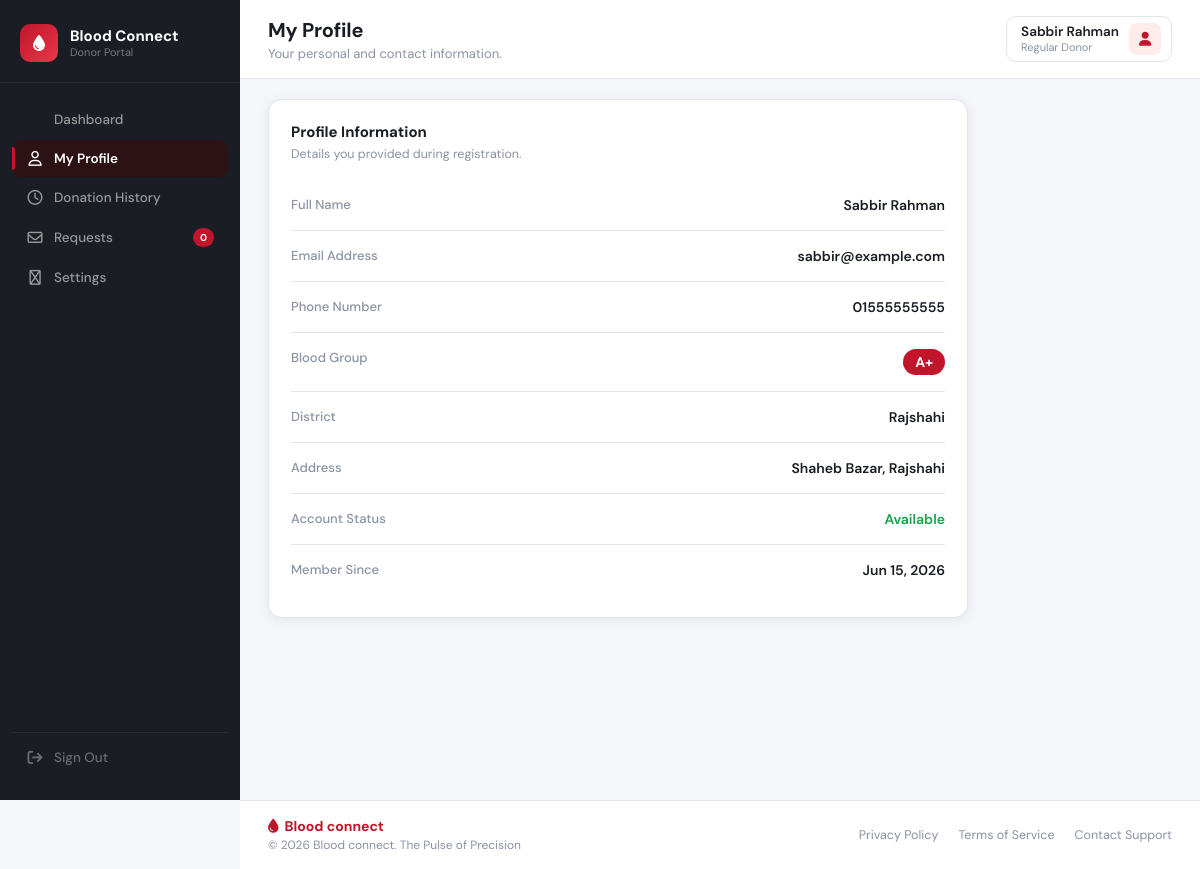
The page /front/donor/donorProfile.php (signed in) on the database as committed earlier.
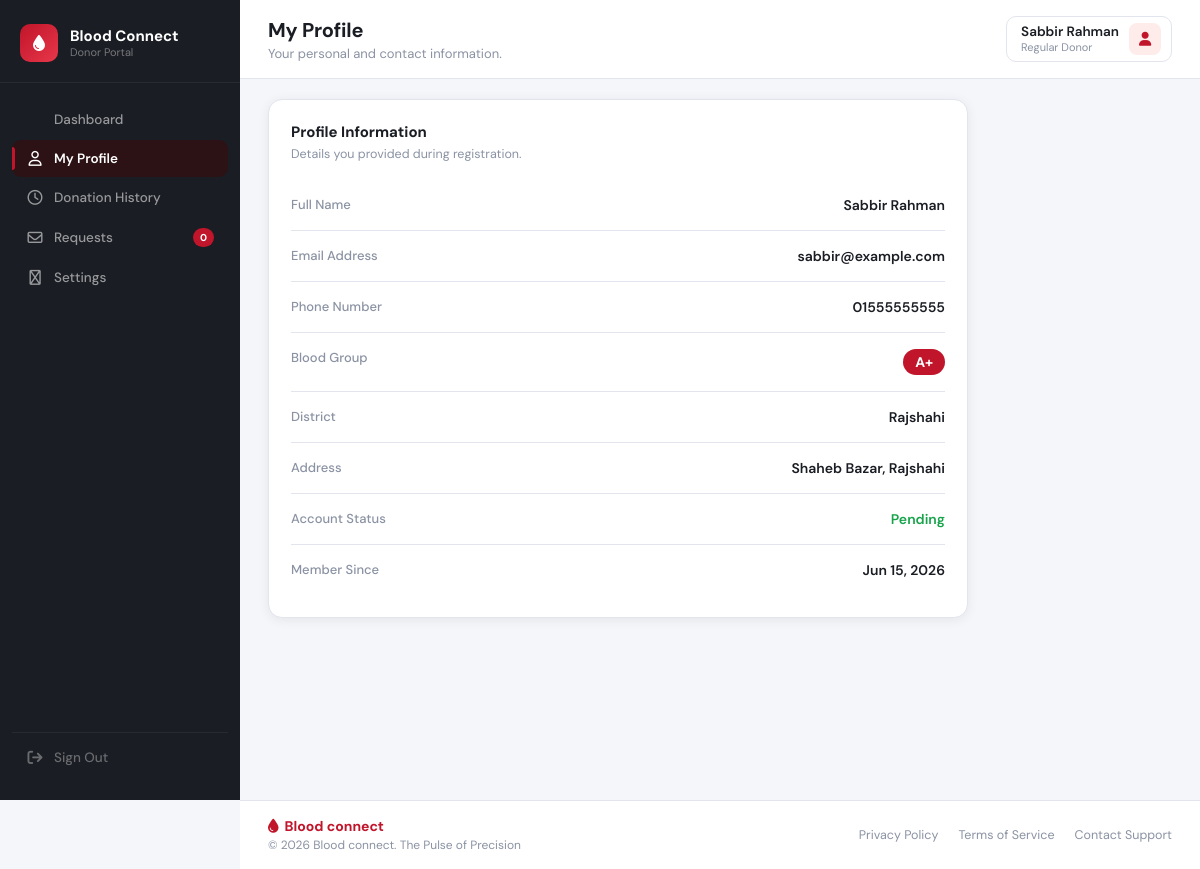
The same page on the database as committed later.
### tables this page shows
CREATE TABLE `donors` (
  `id` int(11) NOT NULL,
  `name` varchar(100) NOT NULL,
  `email` varchar(100) NOT NULL,
  `phone` varchar(20) NOT NULL,
  `blood_group` varchar(5) NOT NULL,
  `district` varchar(50) NOT NULL,
  `address` text DEFAULT NULL,
  `status` enum('pending','verified','rejected','available','unavailable') DEFAULT 'pending',
  `reviewed_at` timestamp NULL DEFAULT NULL,
  `last_donation_date` date DEFAULT NULL,
  `password` varchar(255) NOT NULL,
  `created_at` timestamp NOT NULL DEFAULT current_timestamp()
);

### front/donor/donorProfile.php (the view, shortened to what this page needs)
<?php
require_once '../db.php';
$donorId = $_SESSION['donor_id'];
$stmt = $pdo->prepare("SELECT * FROM donors WHERE id = ?");
$stmt->execute([$donorId]);
$donor = $stmt->fetch();
$stmt = $pdo->prepare("SELECT COUNT(*) FROM blood_requests WHERE status = 'pending' AND blood_group = ? AND district = ?");
$stmt->execute([$donor['blood_group'], $donor['district']]);
$pendingRequestsCount = $stmt->fetchColumn();
?>
<!DOCTYPE html>
<html lang="en">
<head>
  <link rel="stylesheet" href="https://cdnjs.cloudflare.com/ajax/libs/font-awesome/6.5.0/css/all.min.css">
  <link href="donorDashbord.css" rel="stylesheet"/>
</head>
<body>
  <aside class="sidebar">
    <div class="sidebar-logo">
      <span class="logo-icon"><i class="fa-solid fa-droplet"></i></span>
      <div>
        <div class="logo-title">Blood Connect</div>
        <div class="logo-sub">Donor Portal</div>
      </div>
    </div>
    <nav class="sidebar-nav">
      <a href="donorDashboard.php" class="nav-item">
        <i class="fa-solid fa-grid-2"></i> Dashboard
      </a>
      <a href="donorProfile.php" class="nav-item active">
        <i class="fa-regular fa-user"></i> My Profile
      </a>
      <a href="donorRequest.php" class="nav-item">
        <i class="fa-regular fa-clock"></i> Donation History
      </a>
      <a href="donorRequests.php" class="nav-item">
        <i class="fa-regular fa-envelope"></i> Requests
        <span class="badge"><?php echo (int)$pendingRequestsCount; ?></span>
      </a>
      <a href="donorSettings.php" class="nav-item">
        <i class="fa-regular fa-gear"></i> Settings
      </a>
    </nav>
    <a href="logout.php" class="nav-item signout">
      <i class="fa-solid fa-arrow-right-from-bracket"></i> Sign Out
    </a>
  </aside>
  <main class="main">
    <header class="topbar">
      <div>
        <h1 class="page-title">My Profile</h1>
        <p class="page-sub">Your personal and contact information.</p>
      </div>
      <div class="topbar-right">
        <div class="user-chip">
          <div class="user-info">
            <span class="user-name"><?php echo htmlspecialchars($donor['name']); ?></span>
            <span class="user-role">Regular Donor</span>
          </div>
          <div class="avatar"><i class="fa-solid fa-user"></i></div>
        </div>
      </div>
    </header>
    <div class="mid-row" style="grid-template-columns: 1fr;">
      <div class="card profile-card">
        <div class="requests-header">
          <div>
            <div class="card-title">Profile Information</div>
            <div class="card-sub">Details you provided during registration.</div>
          </div>
        </div>
        <div class="profile-row">
          <span class="profile-label">Full Name</span>
          <span class="profile-value"><?php echo htmlspecialchars($donor['name']); ?></span>
        </div>
        <div class="profile-row">
          <span class="profile-label">Email Address</span>
          <span class="profile-value"><?php echo htmlspecialchars($donor['email']); ?></span>
        </div>
        <div class="profile-row">
          <span class="profile-label">Phone Number</span>
          <span class="profile-value"><?php echo htmlspecialchars($donor['phone']); ?></span>
        </div>
        <div class="profile-row">
          <span class="profile-label">Blood Group</span>
          <span class="profile-value"><span class="blood-badge-inline"><?php echo htmlspecialchars($donor['blood_group']); ?></span></span>
        </div>
        <div class="profile-row">
          <span class="profile-label">District</span>
          <span class="profile-value"><?php echo htmlspecialchars($donor['district']); ?></span>
        </div>
        <div class="profile-row">
          <span class="profile-label">Address</span>
          <span class="profile-value"><?php echo htmlspecialchars($donor['address'] ?: '—'); ?></span>
        </div>
        <div class="profile-row">
          <span class="profile-label">Account Status</span>
          <span class="profile-value" style="color: #16A34A; text-transform: capitalize;"><?php echo htmlspecialchars($donor['status']); ?></span>
        </div>
        <div class="profile-row">
          <span class="profile-label">Member Since</span>
          <span class="profile-value"><?php echo date('M d, Y', strtotime($donor['created_at'])); ?></span>
        </div>
      </div>
    </div>
  </main>
  <footer class="site-footer">
    <div class="footer-left">
      <div class="footer-logo">
        <i class="fa-solid fa-droplet"></i> Blood connect
      </div>
      <div class="footer-copy">© <?php echo date('Y'); ?> Blood connect. The Pulse of Precision</div>
    </div>
    <div class="footer-links">
      <a href="#">Privacy Policy</a>
      <a href="#">Terms of Service</a>
      <a href="#">Contact Support</a>
    </div>
  </footer>
</body>
</html>

### front/donor/donorProfile.php (style rules this page uses)
.profile-card { max-width: 700px; }
.profile-row { display: flex; justify-content: space-between; padding: 16px 0; border-bottom: 1px solid var(--border); }
.profile-row:last-child { border-bottom: none; }
.profile-label { color: var(--text-soft); font-size: 13px; font-weight: 500; }
.profile-value { color: var(--text-dark); font-size: 14px; font-weight: 600; }
.blood-badge-inline { display: inline-flex; align-items: center; justify-content: center; background: var(--red-primary); color: white; padding: 4px 12px; border-radius: 20px; font-weight: 700; }

Rows that differ between the two databases and show on the page:
changed donors "Sabbir Rahman": status "Available" → "Pending"
